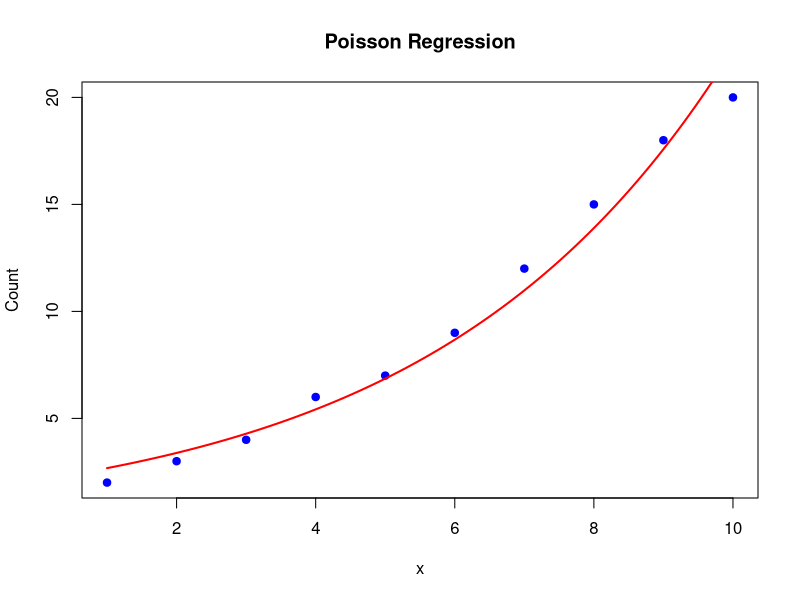

Recreate this plot in R.
# Sample data (count response and predictor)
x<-1:10
# Simulated counts (could be number of events)
y<-c(2, 3, 4, 6, 7, 9, 12, 15, 18, 20)
# Create data frame
data<-data.frame(x = x, y = y)
# Fit Poisson regression model: y ~ x
poisson_model<-glm(y~x,family=poisson(link="log"),data=data)
# Summary of the model
summary(poisson_model)
# Predict expected counts over a fine sequence for smooth curve
x_seq<-seq(min(x),max(x),length.out=100)
predicted_counts<-predict(poisson_model,newdata=data.frame(x=x_seq),type="response")
# Plot original data points
plot(x,y,pch=19,col="blue",main="Poisson Regression",xlab="x",ylab="Count")
# Add Poisson regression curve
lines(x_seq,predicted_counts,col="red",lwd=2)
